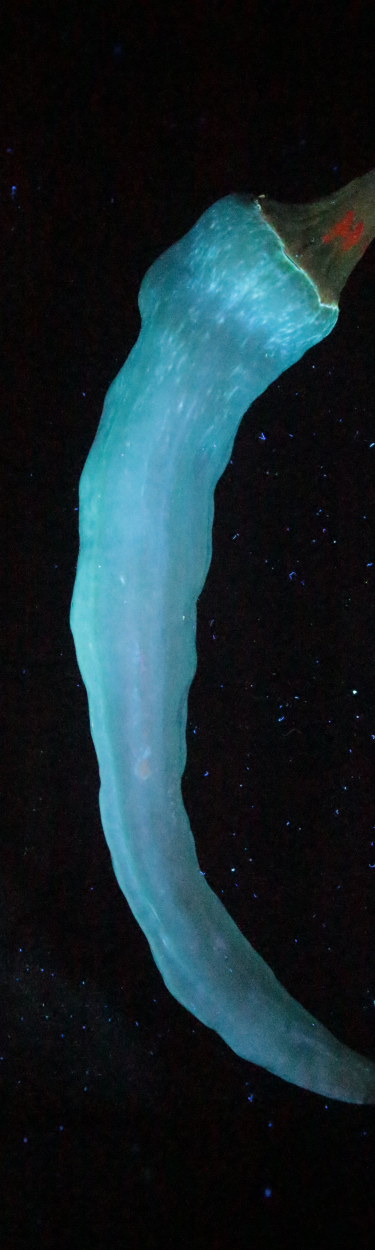
#> input picture IMG_0037.JPG, 1500 x 5000 px, found by its file name (shown at 1/4 size)
$ jupyter execute --allow-errors pre-processing.ipynb   (shell and % lines are left out)
#> lines starting #> are read from the running program, lines starting #| are printed output that depends on the picture; after the words box and inside, x2 and y2 are one past the last pixel; in counts of white or black regions, pixels touching at a corner belong together
[cell 1]
import cv2
import numpy as np
import matplotlib.pyplot as plt
from skimage import color

[cell 2]
import matplotlib
matplotlib.rcParams["figure.figsize"] = (10,10)
matplotlib.rcParams["image.cmap"] = "gray"

[cell 3]
img = cv2.imread("IMG_0037.jpg")
#> img is the input picture: shape (5000, 1500, 3); mean B, G, R 44, 38.6, 22.9

[cell 4]
# img = (img - np.min(img)) / (np.max(img) - np.min(img))
# img
# img = img**(1/1.7)

[cell 5]
img.shape, img.dtype

[cell 6]
np.min(img), np.max(img)
#> Out = (0, 255)

[cell 7]
plt.imshow(img[:,:,::-1])

[cell 8]
# Convert the image to grayscale
gray = cv2.cvtColor(img, cv2.COLOR_BGR2GRAY)
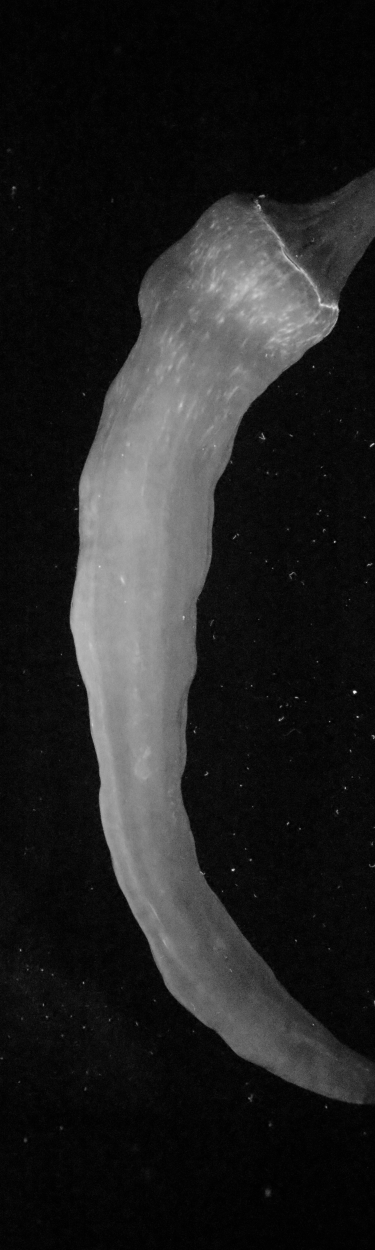
#> gray: shape (5000, 1500) (shown at 1/4 size); min 0, max 251, mean 34.5

# Calculate the histogram of the image
hist = cv2.calcHist([gray], [0], None, [256], [0, 256])
#> hist = 256 values, max 429029 at index 5, min 0 at index 248, mean 29296.9

[cell 9]
plt.plot(hist)
plt.show()
#> figure, not shown here; curve peaks at x = 5, y = 429029

[cell 10]
plt.hist(img.ravel(), bins=256, range=[0, 256], edgecolor='black', linewidth=0.5)
plt.xlim([0, 256])
plt.title("Grayscale Histogram")
plt.xlabel("Gray Level")
plt.ylabel("Frequency")
plt.show()
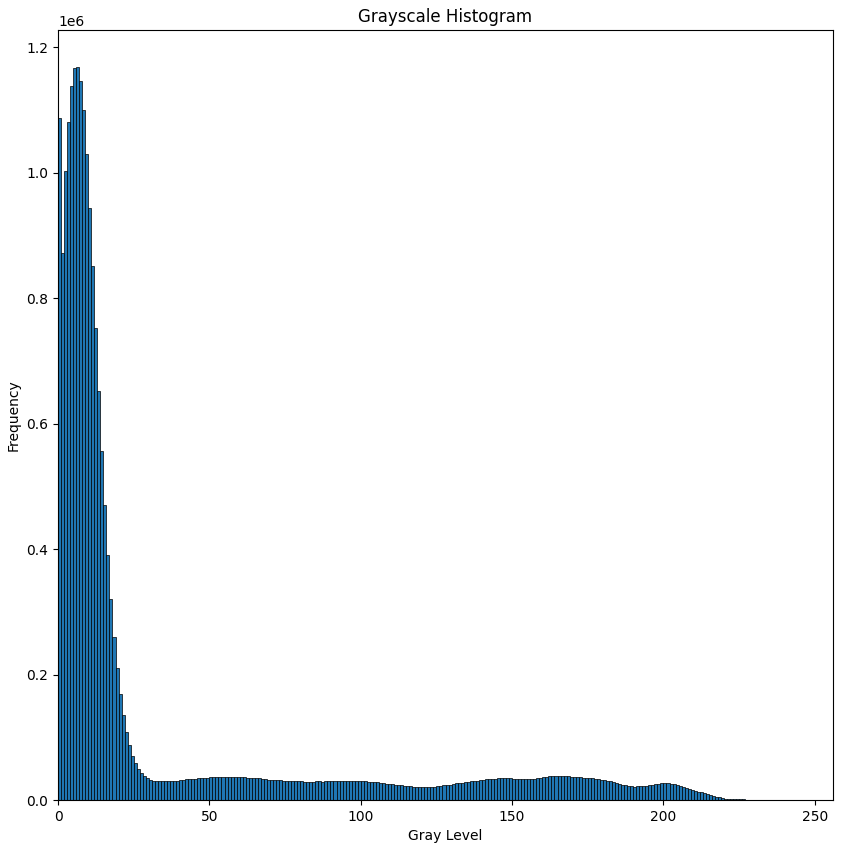
#> figure drawn by matplotlib, 1 panel; tallest bar 1168760 high, from x = 6 to 7

[cell 11]
bin_edges = np.arange(0, 256 + 1, 1)

[cell 12]
bin_width = np.diff(bin_edges)

[cell 13]
bin_centers = bin_edges[:-1] + bin_width / 2
# [:-1] indexing is used to exclude the last
# element of bin_edges so that bin_width and bin_edges[:-1] have the same number of elements.

[cell 14]
#  you need to normalize the histogram so that it represents a probability distribution.
hist_normalized = cv2.normalize(hist, None, 0, 1, cv2.NORM_MINMAX)
#> hist_normalized = 256 values, max 1 at index 5, min 0 at index 248, mean 0.0683

[cell 15]
mean = np.sum(hist_normalized * bin_centers)
#> mean = 572828.4
# The mean of a probability distribution is the weighted average of the bin centers
# where the weight is the probability of each bin
mean
#> Out = 572828.4

[cell 16]
variance = np.sum(hist_normalized * (bin_centers - mean)**2)
#> variance = 1.47e+15
std_dev = np.sqrt(variance)
#> std_dev = 38311998.6

[cell 17]
#  the np.cumsum function from NumPy to calculate the cumulative sum of the histogram,
# and then find the bin center that corresponds to the cumulative sum closest to 0.5.

cumsum = np.cumsum(hist_normalized)
#> cumsum = 256 values from 0.367 to 17.48
median_index = np.argmin(np.abs(cumsum - 0.5))
#> median_index = 0
median = bin_centers[median_index]
#> median = 0.5
median
#> Out = 0.5

[cell 18]
max_bin = np.argmax(hist)
#> max_bin = 5
max_gray_level = max_bin * (256/hist.shape[0])
#> max_gray_level = 5
print("Gray level with maximum repetition: ", max_gray_level)
#| Gray level with maximum repetition:  5.0

[cell 19]
_, binary_img = cv2.threshold(gray, 50, 255, cv2.THRESH_BINARY)
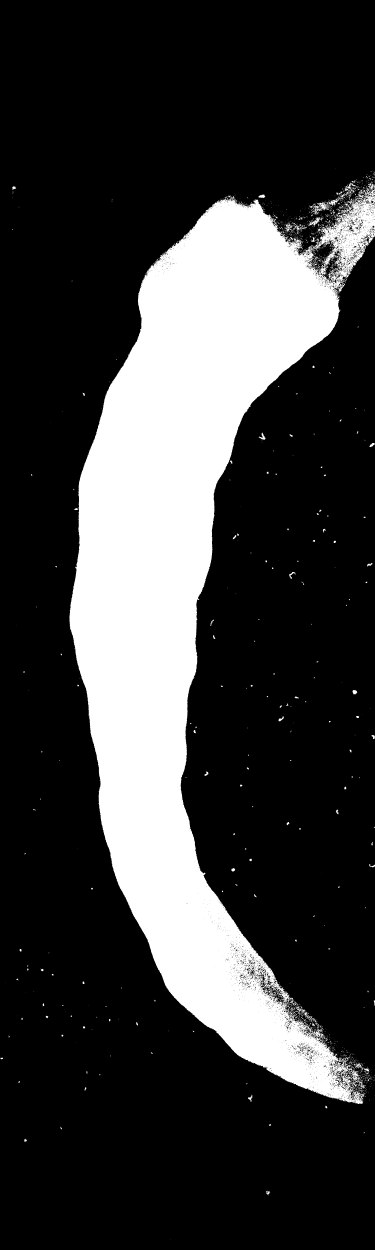
#> binary_img: shape (5000, 1500) (shown at 1/4 size); 23.4% white; 1948 white regions (1726 under 20 px)

[cell 20]
plt.figure(figsize=(20,15))
plt.subplot(131)
plt.imshow(img[:,:,::-1])
plt.title("Original");
plt.subplot(132)
plt.imshow(gray,cmap='gray')
plt.title("Grayscale");
plt.subplot(133)
plt.imshow(binary_img,cmap='gray')
plt.title("Binary");

[cell 21]
contours, hierarchy = cv2.findContours(binary_img, cv2.RETR_TREE, cv2.CHAIN_APPROX_SIMPLE)
#> contours = 7196 contours, 6785 with area under 20; largest, box (x1, y1, x2, y2) and area: (277, 732, 1500, 4416) 1749470, (1288, 997, 1371, 1124) 3761, (1046, 3943, 1140, 4012) 2475, (1246, 809, 1317, 859) 1180, (1233, 868, 1289, 907) 531
len(contours)
#> Out = 7196

[cell 22]
c = max(contours, key=cv2.contourArea) # select the largest contour
#> c = contour of 10516 points, box (x1, y1, x2, y2) (277, 732, 1500, 4416), area 1749470
mask = np.zeros_like(gray)
cv2.drawContours(mask, [c], -1, 255, -1)
#> mask: shape (5000, 1500); 23.4% white; 1 white region, box (x1, y1, x2, y2) and area: (277, 732, 1500, 4416) 1757371

[cell 23]
masked = cv2.bitwise_and(img, img, mask=mask)

[cell 24]
plt.figure(figsize=(20,15))
plt.subplot(121)
plt.imshow(img[:,:,::-1])
plt.title("Original");
plt.subplot(122)
plt.imshow(masked[:,:,::-1])
plt.title("Masked");

[cell 25]
# Define the crop coordinates
x, y, w, h = 1000, 0, 1500, 5000

# Crop the image using NumPy slicing
cropped = img[y:y+h, x:x+w].copy()
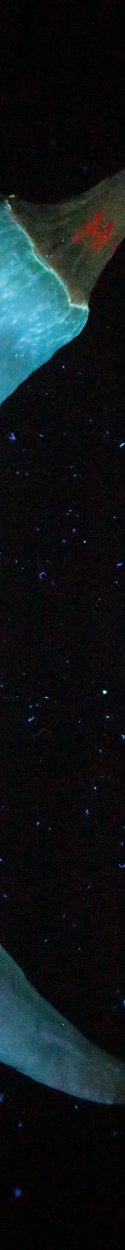
#> cropped: shape (5000, 500, 3) (shown at 1/4 size); mean B, G, R 24.8, 22.7, 15.9

[cell 26]
plt.imshow(cropped[:,:,::-1])

[cell 27]
# Hue - indicates the color / tint of the pixel

# Saturation - indicates the purity (or richness) of the color

# Value - indicates the amount of brightness of the pixel

[cell 28]
import matplotlib
matplotlib.rcParams['figure.figsize'] = (10.0, 10.0)

[cell 29]
# convert from bgr to HSV format
hsvImage = cv2.cvtColor(img, cv2.COLOR_BGR2HSV)
#> hsvImage: shape (5000, 1500, 3); mean H, S, V 90.9, 117.9, 45.6

[cell 30]
plt.figure(figsize=(20,15))
plt.subplot(131)
plt.imshow(hsvImage[:,:,0],cmap='gray')
plt.title("Hue");
plt.subplot(132)
plt.imshow(hsvImage[:,:,1],cmap='gray')
plt.title("Saturation");
plt.subplot(133)
plt.imshow(hsvImage[:,:,2],cmap='gray')
plt.title("Value");
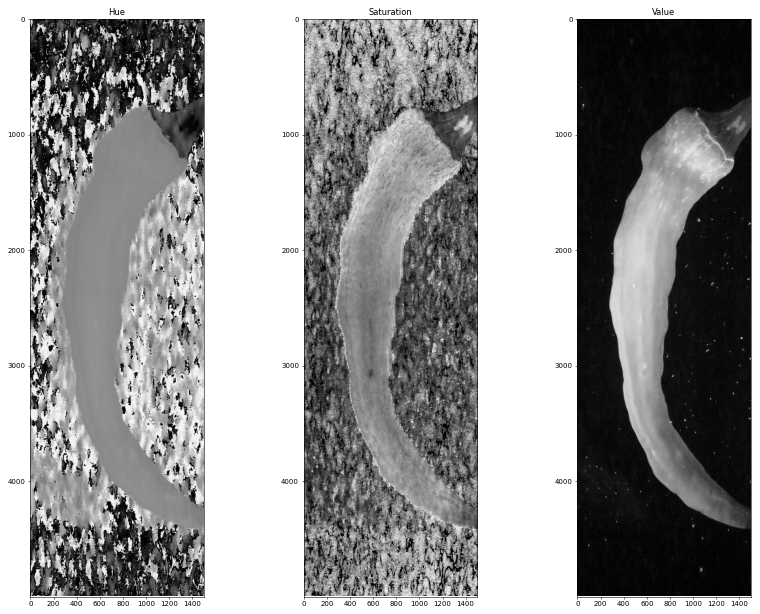
#> figure drawn by matplotlib, 3 panels

[cell 31]
H, S, V = cv2.split(hsvImage)
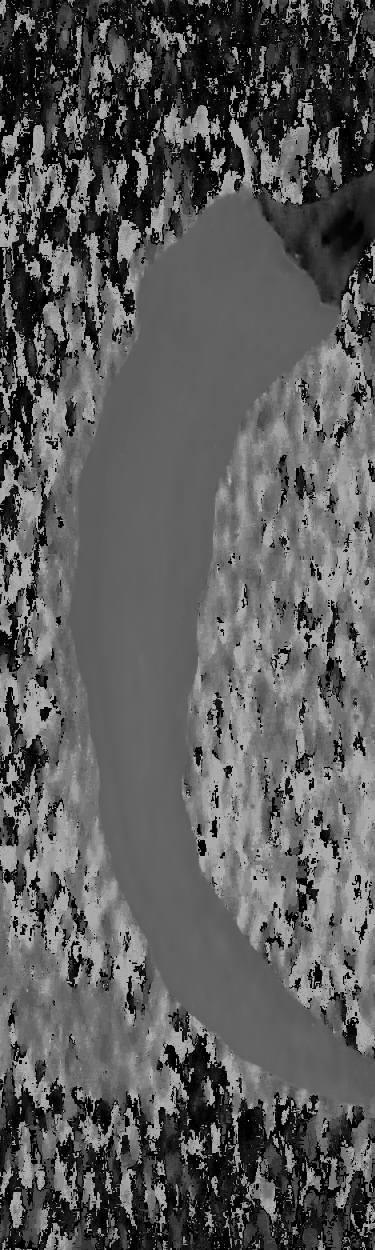
#> H: shape (5000, 1500) (shown at 1/4 size); min 0, max 179, mean 90.9
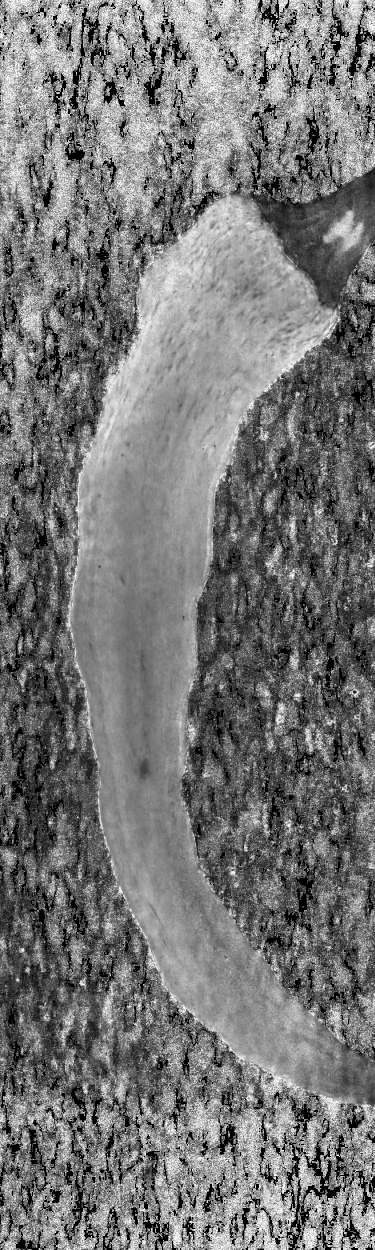
#> S: shape (5000, 1500) (shown at 1/4 size); min 0, max 255, mean 117.9
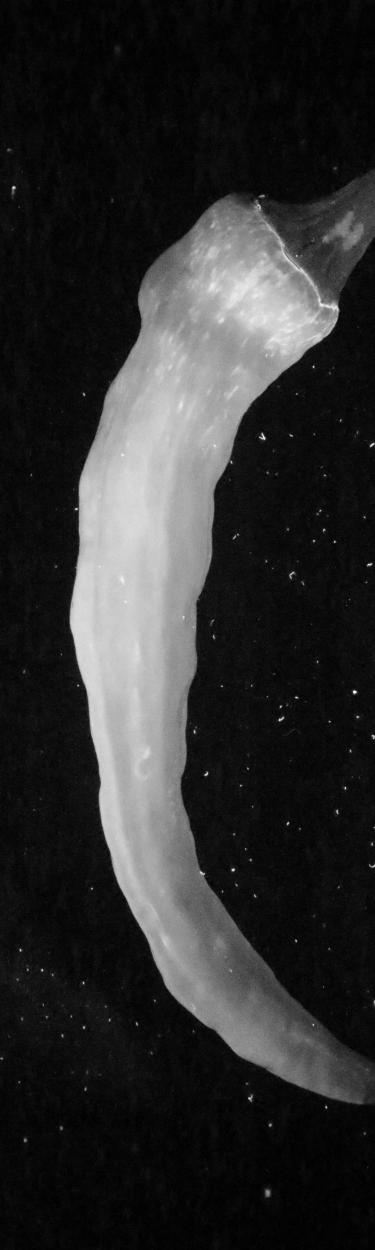
#> V: shape (5000, 1500) (shown at 1/4 size); min 0, max 255, mean 45.6
print(H.shape)
#| (5000, 1500)

[cell 32]
# Remove unsaturated (white/gray) pixels
H_array = H[S > 10].flatten()
H_array.shape
#> Out = (6972509,)

# The line H_array = H[S > 10].flatten() is selecting only the hue values from the H array
# where the corresponding saturation values in S are
# greater than 10, and then converting the resulting 2D array into a 1D array using the flatten function.

[cell 33]
plt.figure(figsize=[20,10])
plt.subplot(121);plt.imshow(img[...,::-1]);plt.title("Image");plt.axis('off')
plt.subplot(122);plt.hist(H_array, bins=180, color='r');plt.title("Histogram")
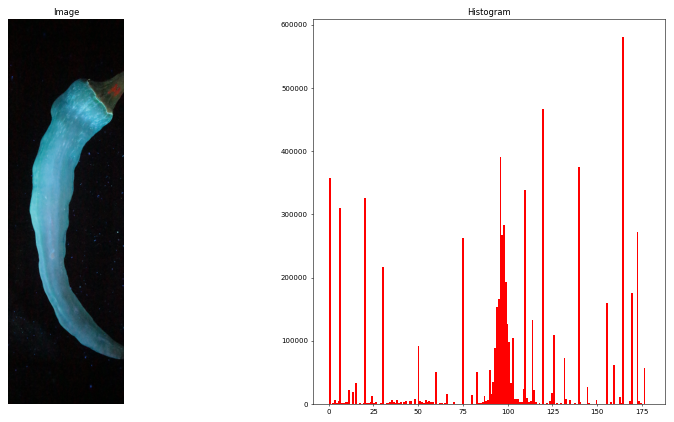
#> figure drawn by matplotlib, 2 panels; panel 2: tallest bar 580311 high, from x = 164.1 to 165.1

#> (a cell that did not finish here is left out)

#> (a cell that did not finish here is left out)

[cell 36]
import cv2
import numpy as np

# Load the image
img = cv2.imread("image/C_6.jpg")

#> (a cell that did not finish here is left out)

[cell 38]
# Plot the histogram
import matplotlib.pyplot as plt
plt.plot(hist)
plt.show()

[cell 39]
# Get the threshold values by analyzing the histogram
threshold1 = np.argmax(hist[:128])
#> threshold1 = 5
threshold2 = np.argmax(hist[128:]) + 128
#> threshold2 = 151
print(threshold1, threshold2)
#| 5 151

# Threshold the image using the calculated threshold values
ret, thresholded = cv2.threshold(gray, threshold1, threshold2, cv2.THRESH_BINARY)
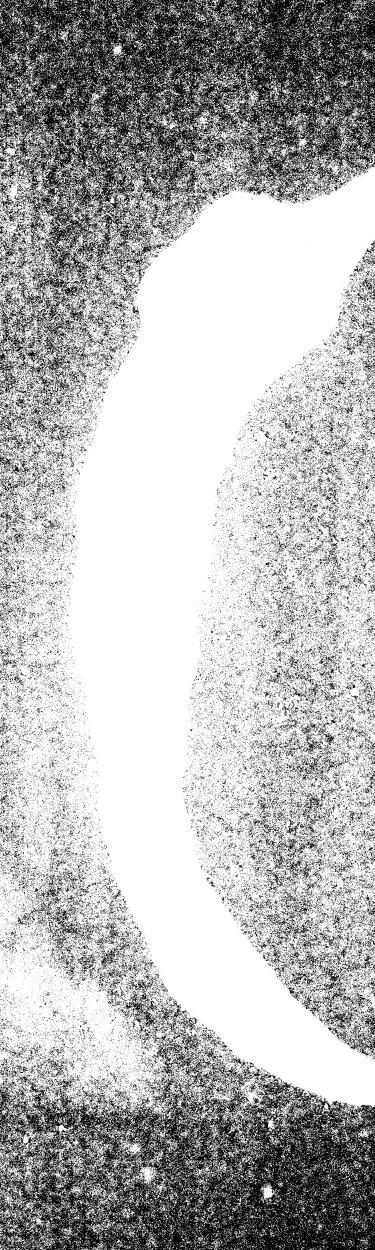
#> thresholded: shape (5000, 1500) (shown at 1/4 size); values 0 (black) and 151 (white), 71.2% white; 86221 black regions (79968 under 20 px), largest, box (x1, y1, x2, y2) and area: (0, 0, 1500, 1380) 800331, (0, 4306, 1500, 5000) 606329, (0, 1304, 107, 1574) 7879
#> ret = 5

[cell 40]
# Show the original and thresholded images
plt.figure(figsize=(20,10))
plt.subplot(151)
#> (the rest of this cell did not finish here and is left out)

[cell 41]
import cv2

# Load the image
img = cv2.imread("image/C_6.jpg")

# Load the image
img_gray = cv2.imread("./image/C_6.jpg", cv2.IMREAD_GRAYSCALE)

# Apply Otsu's thresholding
ret, thresholded_img = cv2.threshold(img_gray, 10, 255, cv2.THRESH_BINARY+cv2.THRESH_OTSU)
#> ret = 0
print(ret)
#| 0.0
